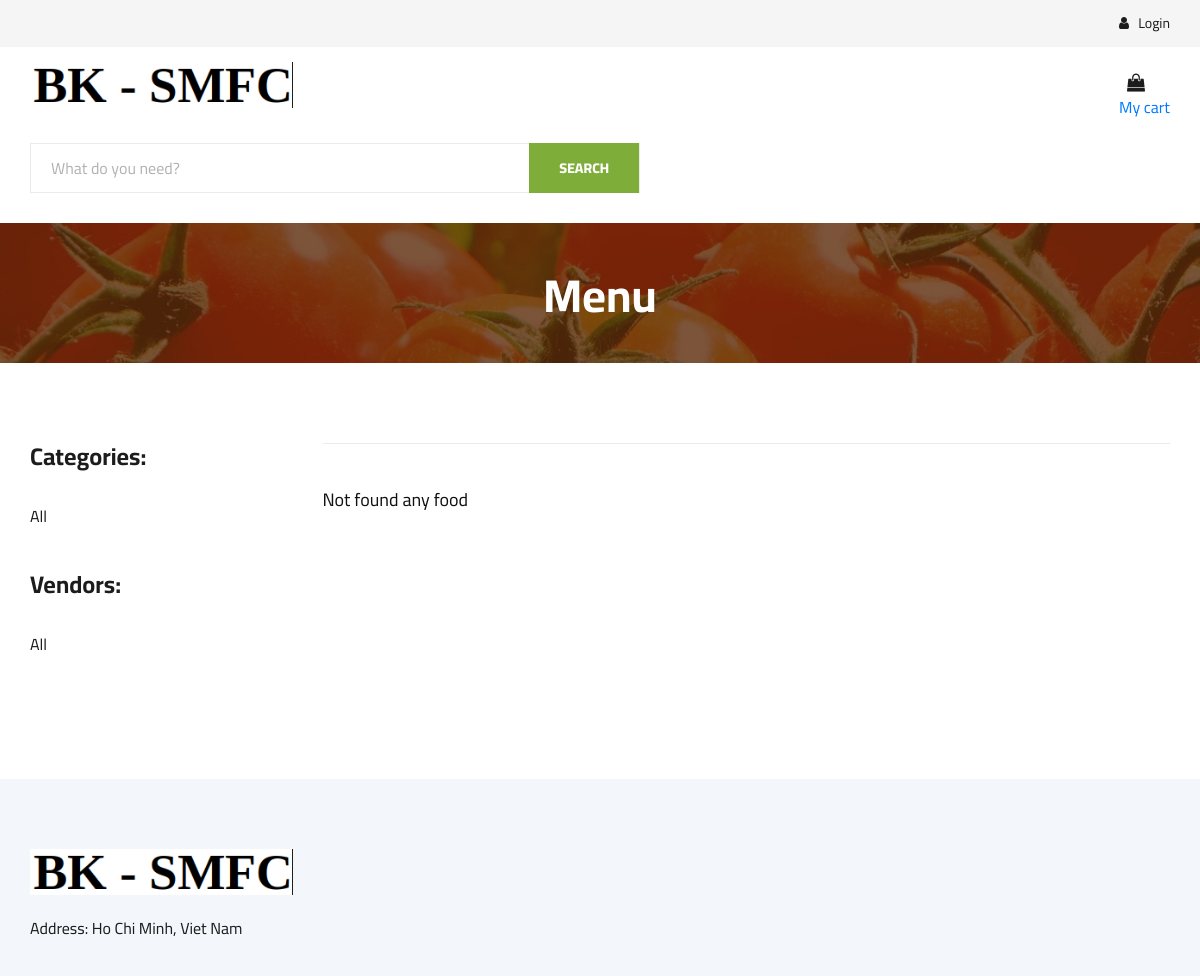
The app's page /customer/view-menu/, older data.
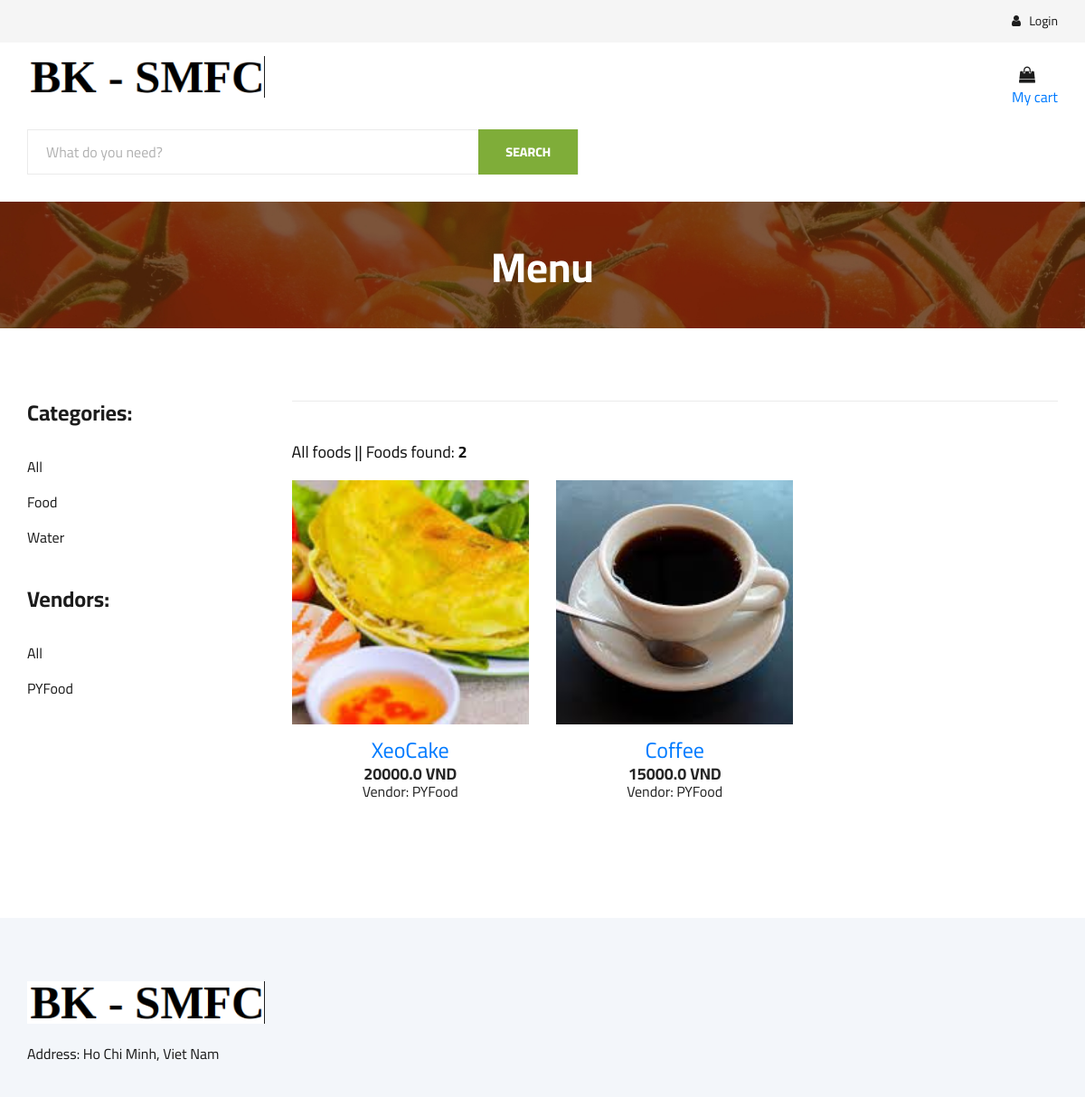
The same page, newer data.
### model/models/food.py (models this page shows, shortened)
class Category(models.Model):
    name = models.CharField(max_length=100)
    vendor = models.ForeignKey(Vendor, on_delete=models.CASCADE, default=None)
    class Meta:
        verbose_name = 'Categories'
        verbose_name_plural = 'Categories'

class Food(models.Model):
    category = models.ForeignKey(Category, on_delete=models.CASCADE, blank=True)
    name = models.CharField(max_length=100)
    vendor = models.ForeignKey(Vendor, on_delete=models.CASCADE)
    description = models.TextField(blank=True, max_length=256)
    price = models.FloatField(default=0)
    image = models.ImageField(upload_to='food_images/%Y/%m/%d', blank=True)
    class Meta:
        verbose_name = 'Foods'
        verbose_name_plural = 'Foods'

### model/models/vendor.py (models this page shows, shortened)
class Vendor(models.Model):
    name = models.CharField(max_length=100, default='')
    description = models.CharField(max_length=256, default='')
    owner = models.ForeignKey(VendorOwner, on_delete=models.CASCADE)

### customer/views.py (the view)
# urls.py: path('view-menu/', ViewMenu, name='view-menu'),
def ViewMenu(request):
    context = {
        'categories': Menu.get_all_categories,
        'vendors': Menu.get_all_vendors(),
        'foods': Menu.get_all_foods()
    }
    return render(request, 'order/shop-grid.html', context)

### customer/menu.py (called while the page is built)
    @staticmethod
    def get_all_categories():
        if Category.objects.exists():
            return Category.objects.all()
        else:
            return None

    @staticmethod
    def get_all_vendors():
        if Vendor.objects.exists():
            return Vendor.objects.all()
        else:
            return None

    @staticmethod
    def get_all_foods():
        if Food.objects.exists():
            return Food.objects.all()
        else:
            return None

### templates/order/shop-grid.html (shortened to what this page needs)
{% extends 'order/base.html' %}
{% load static %}
{% block CustomerCart %}
    <div class="col-lg-3">
        <div class="header__cart">
            <ul>
                <li><a href="{% url 'customer:view-cart' %}"><i class="fa fa-shopping-bag"></i> </a></li>
            </ul>
            <div><a href="{% url 'customer:view-cart' %}"> My cart</a></div>
        </div>
    </div>
{% endblock %}
{% block HeroSection %}
    <section class="hero hero-normal">
        <div class="container">
            <div class="row">
                <div class="col-lg-9">
                    <div class="hero__search">
                        <div class="hero__search__form">
                            <form action="{% url 'customer:view-foods-by-search' %}" method='post'>
                                <input type="text" placeholder="What do you need?" name='food_name'>
                                <button type="submit" class="site-btn">SEARCH</button>
                            </form>
                        </div>
                    </div>
                </div>
            </div>
        </div>
    </section>
{% endblock %}
{% block BreadcrumbTitle%}
    <h2>Menu</h2>
{% endblock %}
{% block content %}
     <section class="product spad">
        <div class="container">
            <div class="row">
                <div class="col-lg-3 col-md-5">
                    <div class="sidebar">
                        <div class="sidebar__item">
                            <h4>Categories:</h4>
                            <ul>
                                <li><a href="{% url 'customer:view-menu' %}">All</a></li>
                                {% for cat in categories %}
                                    <li><a href="{% url 'customer:view-foods-by-category' cat.id %}">{{cat.name}}</a></li>
                                {% endfor %}
                            </ul>
                        </div>
                        <div class="sidebar__item">
                            <h4>Vendors:</h4>
                            <ul>
                                <li><a href="{% url 'customer:view-menu' %}">All</a></li>
                                {% for vendor in vendors %}
                                    <li><a href="{% url 'customer:view-foods-by-vendor' vendor.id %}">{{vendor.name}}</a></li>
                                {% endfor %}
                            </ul>
                        </div>
                    </div>
                </div>
                <div class="col-lg-9 col-md-7">
                    {% if foods %}
                        <div class="filter__item">
                            <div class="row">
                                <div class="col-lg-4 col-md-5">
                                    <div>
                                        {% if category %}
                                            <h5>Category: <b>{{category.name}}</b> || Foods found: <b>{{foods.count}}</b></h5>
                                        {% elif vendor %}
                                            <h5>Vendor: <b>{{vendor.name}}</b> || Foods found: <b>{{foods.count}}</b></h5>
                                        {% elif search %}
                                            <h5>Search result || Foods found: <b>{{foods.count}}</b></h5>
                                        {% else %}
                                            <h5>All foods || Foods found: <b>{{foods.count}}</b> </h5>
                                        {% endif %}
                                    </div>
                                </div>
                            </div>
                        </div>
                        <div class="row">
                            {% for food in foods %}
                                <div class="col-lg-4 col-md-6 col-sm-6">
                                    <div class="product__item">
                                        <div class="product__item__pic set-bg" data-setbg="{{food.image.url}}">
                                        </div>
                                        <div class="product__item__text">
                                            <h4><a href="#">{{food.name}}</a></h4>
                                            <h5>{{food.price}} VND</h5>
                                            <h6><a href="#">Vendor: {{food.vendor.name}}</a></h6>
                                        </div>
                                    </div>
                                </div>
                            {% endfor %}
                        </div>
                    {% else %}
                        <div class="filter__item">
                            <div class="row">
                                <div class="col-lg-4 col-md-5">
                                    <div>
                                        <h5>Not found any food</h5>
                                    </div>
                                </div>
                            </div>
                        </div>
                    {% endif %}
                </div>
            </div>
        </div>
    </section>
{% endblock %}

### templates/order/base.html (shortened to what this page needs)
{% load static %}
<!DOCTYPE html>
<html lang="zxx">
<head>
    <link rel="stylesheet" href="{% static 'order/css/bootstrap.min.css' %}" type="text/css">
    <link rel="stylesheet" href="{% static 'order/css/font-awesome.min.css' %}" type="text/css">
    <link rel="stylesheet" href="{% static 'order/css/elegant-icons.css' %}" type="text/css">
    <link rel="stylesheet" href="{% static 'order/css/nice-select.css' %}" type="text/css">
    <link rel="stylesheet" href="{% static 'order/css/jquery-ui.min.css' %}" type="text/css">
    <link rel="stylesheet" href="{% static 'order/css/owl.carousel.min.css' %}" type="text/css">
    <link rel="stylesheet" href="{% static 'order/css/slicknav.min.css' %}" type="text/css">
    <link rel="stylesheet" href="{% static 'order/css/style.css' %}" type="text/css">
</head>
<body>
    <header class="header">
        <div class="header__top">
            <div class="container">
                <div class="row">
                    <div class="col-lg-6">
                        <div class="header__top__left">
                        </div>
                    </div>
                    <div class="col-lg-6">
                        <div class="header__top__right">
                            {% if request.user.is_authenticated %}
                                <div class="header__top__right__language">
                                    <img src="img/language.png" alt="">
                                    <div> <i class="fa fa-user"></i> {{request.user.username}} </div>
                                    <span class="arrow_carrot-down"></span>
                                    <ul>
                                        <li><a href="#">My Profile</a></li>
                                        <li><a href="{% url 'customer:view-orders-list' %}">Order Status</a></li>
                                        <li><a href="{% url 'authenticate:log_out' %}">Logout</a></li>
                                    </ul>
                                </div>
                            {% else %}
                                <div class="header__top__right__auth">
                                    <a href="{% url 'authenticate:get_login' %}"><i class="fa fa-user"></i> Login</a>
                                </div>
                            {% endif %}
                        </div>
                    </div>
                </div>
            </div>
        </div>
        <div class="container">
            <div class="row">
                <div class="col-lg-3">
                    <div class="header__logo">
                        <a href="{% url 'customer:view-menu' %}"> <img src="{% static 'order/img/logo1.png' %}" alt=""> </a>
                    </div>
                </div>
                <div class="col-lg-6">
                    <nav class="header__menu">
                    </nav>
                </div>
                {% block CustomerCart %}
                {% endblock %}
            </div>
        </div>
    </header>
    {% block HeroSection %}
    {% endblock %}
    <section class="breadcrumb-section set-bg" data-setbg="{% static 'order/img/breadcrumb.jpg' %}">
        <div class="container">
            <div class="row">
                <div class="col-lg-12 text-center">
                    <div class="breadcrumb__text">
                        {% block BreadcrumbTitle%}{% endblock %}
                    </div>
                </div>
            </div>
        </div>
    </section>
    {% block content %}
    {% endblock %}
    <footer class="footer spad">
        <div class="container">
            <div class="row">
                <div class="col-lg-3 col-md-6 col-sm-6">
                    <div class="footer__about">
                        <div class="footer__about__logo">
                            <a href="{% url 'customer:view-menu' %}"><img src="{% static 'order/img/logo1.png' %}" alt=""></a>
                        </div>
                        <ul>
                            <li>Address: Ho Chi Minh, Viet Nam</li>
                        </ul>
                    </div>
                </div>
            </div>
        </div>
    </footer>
</body>
</html>

### static/order/css/style.css (style rules this page uses)
html, body { height: 100%; font-family: "Cairo", sans-serif; -webkit-font-smoothing: antialiased; font-smoothing: antialiased; }
h1, h2, h3, h4, h5, h6 { margin: 0; color: #111111; font-weight: 400; font-family: "Cairo", sans-serif; }
h2 { font-size: 36px; }
h4 { font-size: 24px; }
h5 { font-size: 18px; }
h6 { font-size: 16px; }
img { max-width: 100%; }
ul, ol { padding: 0; margin: 0; }
.set-bg { background-repeat: no-repeat; background-size: cover; background-position: top center; }
.spad { padding-top: 100px; padding-bottom: 100px; }
.site-btn { font-size: 14px; color: #ffffff; font-weight: 800; text-transform: uppercase; display: inline-block; padding: 13px 30px 12px; background: #7fad39; border: none; }
.header__top { background: #f5f5f5; }
.header__top__left { padding: 10px 0 13px; }
.header__top__right { text-align: right; padding: 10px 0 13px; }
.header__top__right__auth { display: inline-block; }
.header__top__right__auth a { display: block; font-size: 14px; color: #1c1c1c; }
.header__top__right__auth a i { margin-right: 6px; }
.header__logo { padding: 15px 0; }
.header__logo a { display: inline-block; }
.header__menu { padding: 24px 0; }
.header__cart { text-align: right; padding: 24px 0; }
.header__cart ul { display: inline-block; margin-right: 25px; }
.header__cart ul li { list-style: none; display: inline-block; margin-right: 15px; }
.header__cart ul li:last-child { margin-right: 0; }
.header__cart ul li a { position: relative; }
.header__cart ul li a i { font-size: 18px; color: #1c1c1c; }
.hero { padding-bottom: 50px; }
.hero.hero-normal { padding-bottom: 30px; }
.hero.hero-normal .hero__search { margin-bottom: 0; }
.hero__search { overflow: hidden; margin-bottom: 30px; }
.hero__search__form { width: 610px; height: 50px; border: 1px solid #ebebeb; position: relative; float: left; }
.hero__search__form form input { width: 70%; border: none; height: 48px; font-size: 16px; color: #b2b2b2; padding-left: 20px; }
.hero__search__form form input::placeholder { color: #b2b2b2; }
.hero__search__form form button { position: absolute; right: 0; top: -1px; height: 50px; }
.breadcrumb-section { display: flex; align-items: center; padding: 45px 0 40px; }
.breadcrumb__text h2 { font-size: 46px; color: #ffffff; font-weight: 700; }
.sidebar__item { margin-bottom: 35px; }
.sidebar__item h4 { color: #1c1c1c; font-weight: 700; margin-bottom: 25px; }
.sidebar__item ul li { list-style: none; }
.sidebar__item ul li a { font-size: 16px; color: #1c1c1c; line-height: 39px; display: block; }
.product { padding-top: 80px; padding-bottom: 80px; }
.filter__item { padding-top: 45px; border-top: 1px solid #ebebeb; padding-bottom: 20px; }
.product__item { margin-bottom: 50px; }
.product__item__pic { height: 270px; position: relative; overflow: hidden; }
.product__item__text { text-align: center; padding-top: 15px; }
.product__item__text h6 { margin-bottom: 10px; }
.product__item__text h6 a { color: #252525; }
.product__item__text h5 { color: #252525; font-weight: 700; }
.footer { background: #F3F6FA; padding-top: 70px; padding-bottom: 0; }
.footer__about { margin-bottom: 30px; }
.footer__about ul li { font-size: 16px; color: #1c1c1c; line-height: 36px; list-style: none; }
.footer__about__logo { margin-bottom: 15px; }
.footer__about__logo a { display: inline-block; }
@media only screen and (min-width: 1200px) { .container { max-width: 1170px; } }

Row changes from the older to the newer data that the page shows:
added Category: name "Food"
added Category: name "Water"
added Vendor: name "PYFood"
added Food: shows a picture, name "XeoCake", price "20000.0", vendor.name "PYFood"
added Food: shows a picture, name "Coffee", price "15000.0", vendor.name "PYFood"
Text that changed along with them:
{{ foods.count }}: (not shown) → "2"
text no longer shown: "Not found any food"
text now shown: "All foods || Foods found:"
